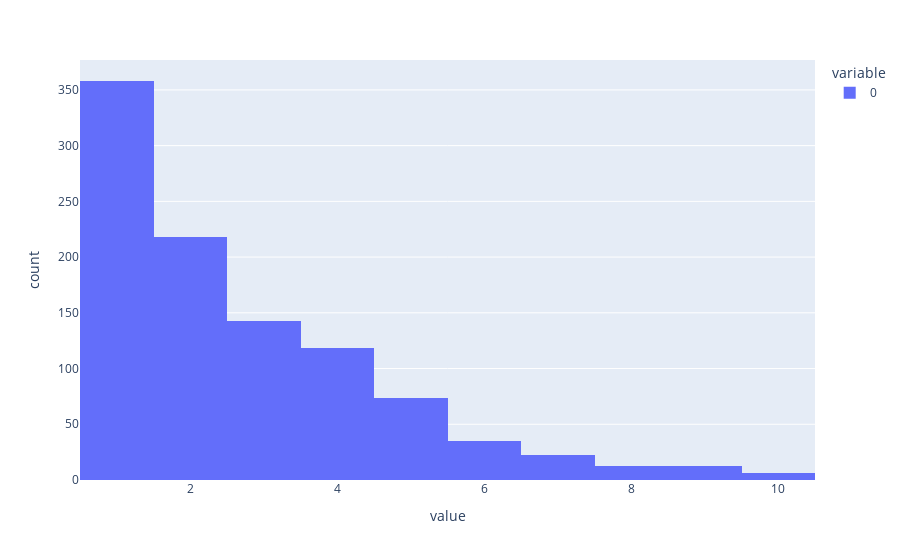

Notebook code cell kept with this figure:
### Code cell
px.histogram(w)

### Figure 1 — Plotly figure (JSON) as saved in the notebook; plotly's stock layout.template omitted (floating-point values rounded to 4 significant figures; data arrays with more than 128 entries replaced by an {"elided": "..."} marker saying what was removed)
{"data": [{"alignmentgroup": "True", "bingroup": "x", "hovertemplate": "variable=0<br>value=%{x}<br>count=%{y}<extra></extra>", "legendgroup": "0", "marker": {"color": "#636efa"}, "name": "0", "offsetgroup": "0", "orientation": "v", "showlegend": true, "type": "histogram", "x": {"elided": "1000 int values"}, "xaxis": "x", "yaxis": "y"}], "layout": {"barmode": "relative", "legend": {"title": {"text": "variable"}, "tracegroupgap": 0}, "margin": {"t": 60}, "xaxis": {"anchor": "y", "domain": [0, 1], "title": {"text": "value"}}, "yaxis": {"anchor": "x", "domain": [0, 1], "title": {"text": "count"}}}}
